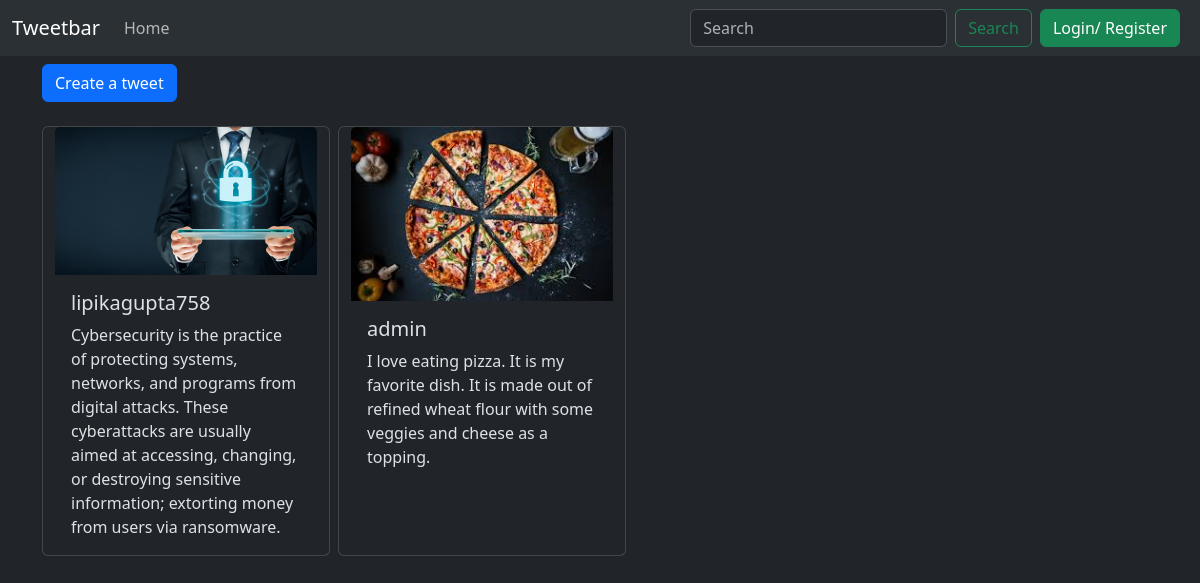
The page / on the database its author committed.
### tweet/models.py (models this page shows, shortened)
class Tweet(models.Model):
    user= models.ForeignKey(User, on_delete=models.CASCADE)
    text= models.TextField(max_length=240)
    photo= models.ImageField(upload_to='photos/', blank= True, null=True)
    created_at= models.DateTimeField(auto_now_add=True)
    updated_at= models.DateTimeField(auto_now=True)

### tweet/views.py (the view)
# urls.py: path('', views.tweet_list, name= 'tweet_list'),
def tweet_list(request):
    tweets= Tweet.objects.all().order_by('-created_at')
    return render(request, 'tweet_list.html', {'tweets': tweets})

### tweet/templates/tweet_list.html (shortened to what this page needs)
{% extends "layout.html" %}
{% block content %}
<a class="btn btn-primary mb-4 mt-2 mt-2" href= "{% url 'tweet_create' %}">Create a tweet </a>
<div class= "container row column-gap-2">
{% for tweet in tweets %}
<div class="card" style="width: 18rem;  ">
  <img src="{{tweet.photo.url}}" class="card-img-top" alt="...">
  <div class="card-body">
    <h5 class="card-title">{{tweet.user.username}}</h5>
    <p class="card-text">{{tweet.text}}</p>
  </div>
</div>
{% endfor %}
</div>
{% endblock %}

### templates/layout.html (shortened to what this page needs)
<!DOCTYPE html>
<html lang="en" data-bs-theme="dark">
<head>
    <link href="https://cdn.jsdelivr.net/npm/bootstrap@5.3.3/dist/css/bootstrap.min.css" rel="stylesheet">
</head>
<body>
    <nav class="navbar navbar-expand-lg bg-body-tertiary">
        <div class="container-fluid">
          <a class="navbar-brand" href="{% url 'tweet_list' %}">Tweetbar</a>
          <div class="collapse navbar-collapse" id="navbarSupportedContent">
            <ul class="navbar-nav me-auto mb-2 mb-lg-0">
              <li class="nav-item">
                <a class="nav-link" aria-current="page" href="{% url 'tweet_list' %}">Home</a>
              </li>
            </ul>
            <form class="d-flex" role="search">
              <input class="form-control me-2" type="search" placeholder="Search" aria-label="Search">
              <button class="btn btn-outline-success" type="submit">Search</button>
            </form>
            {% if user.is_authenticated %}
            <form method="post" action="{% url 'logout' %}">
              {% csrf_token %}
                <button class= "btn btn-danger" type= "submit"> Logout </button>
            </form>
            {% else %}
              <a href="{% url 'login' %}" class= "btn btn-success mx-2">Login/ Register</a>
            {% endif %}
          </div>
        </div>
    </nav>
    <div class="container">
        {% block content %}
        {% endblock%}
    </div>
</body>
</html>

### rows shown on the page
Tweet: photo (picture), user.username "lipikagupta758", text "Cybersecurity is the practice of protecting systems, networks, and programs from digital attacks. These cyberattacks are usually aimed at accessing, changing, or destroying sensitive information; extorting money from users via ransomware."
Tweet: photo (picture), user.username "admin", text "I love eating pizza. It is my favorite dish. It is made out of refined wheat flour with some veggies and cheese as a topping."
